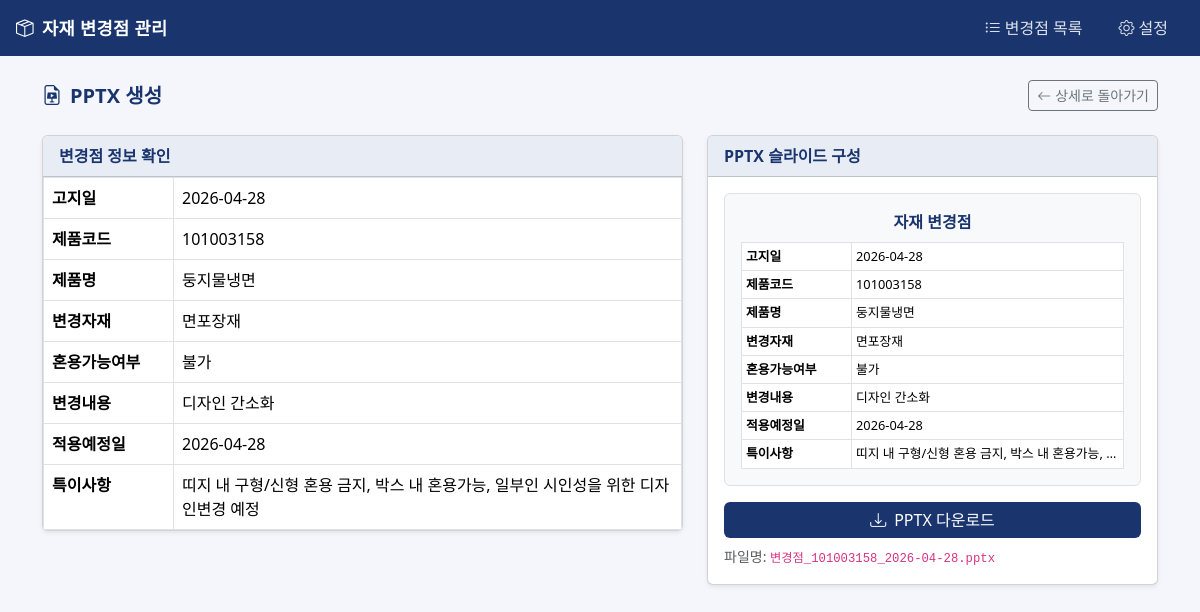
Page /pptx_view/2 (signed in) on the committed database.
### tables this page shows
CREATE TABLE changes (
                id               INTEGER PRIMARY KEY AUTOINCREMENT,
                notice_date      TEXT,
                product_code     TEXT,
                product_name     TEXT,
                changed_material TEXT,
                mixable          TEXT,
                change_content   TEXT,
                apply_date       TEXT,
                notes            TEXT,
                design_file      TEXT DEFAULT '',
                row_hash         TEXT UNIQUE
            );

### main.py (the view, shortened to what this page needs)
@app.route('/pptx_view/<int:cid>', methods=['GET', 'POST'])
def pptx_view(cid):
    change = get_change_by_id(cid)
    if not change:
        abort(404)
    pw_set = bool(get_setting('pptx_pw_hash'))
    if pw_set and not session.get('pptx_auth'):
        return render_template('pptx_tab.html', change=change,
                               need_auth=True, error=None)
    return render_template('pptx_tab.html', change=change, need_auth=False)

### database.py (called while the page is built)
def get_conn():
    conn = sqlite3.connect(DB_PATH)
    conn.row_factory = sqlite3.Row
    return conn

def get_change_by_id(cid):
    with get_conn() as conn:
        row = conn.execute('SELECT * FROM changes WHERE id = ?', (cid,)).fetchone()
    return dict(row) if row else None

def get_setting(key, default=''):
    with get_conn() as conn:
        row = conn.execute('SELECT value FROM settings WHERE key = ?', (key,)).fetchone()
    return row[0] if row else default

### templates/pptx_tab.html
{% extends "base.html" %}
{% block content %}
<div class="d-flex justify-content-between align-items-center mb-4">
  <h5 class="mb-0 fw-bold" style="color: var(--navy);">
    <i class="bi bi-file-earmark-slides me-2"></i>PPTX 생성
  </h5>
  <a href="/detail/{{ change.id }}" class="btn btn-outline-secondary btn-sm">
    <i class="bi bi-arrow-left me-1"></i>상세로 돌아가기
  </a>
</div>
{% if need_auth %}
<div class="row justify-content-center">
  <div class="col-md-4">
    <div class="card shadow">
      <div class="card-header card-header-navy text-center">
        <i class="bi bi-lock me-1"></i>PPTX 생성 권한 확인
      </div>
      <div class="card-body p-4">
        {% if error %}
        <div class="alert alert-danger py-2 small">{{ error }}</div>
        {% endif %}
        <form method="post">
          <div class="mb-3">
            <label class="form-label small fw-semibold">비밀번호</label>
            <input type="password" class="form-control" name="password"
                   autofocus placeholder="비밀번호를 입력하세요">
          </div>
          <button class="btn btn-navy w-100" type="submit">
            <i class="bi bi-unlock me-1"></i>확인
          </button>
        </form>
      </div>
    </div>
  </div>
</div>
{% else %}
<div class="row g-4">
  <div class="col-lg-7">
    <div class="card shadow-sm">
      <div class="card-header card-header-navy">변경점 정보 확인</div>
      <div class="card-body p-0">
        <table class="table table-bordered mb-0">
          <tbody>
            {% set fields = [
              ('notice_date',      '고지일'),
              ('product_code',     '제품코드'),
              ('product_name',     '제품명'),
              ('changed_material', '변경자재'),
              ('mixable',          '혼용가능여부'),
              ('change_content',   '변경내용'),
              ('apply_date',       '적용예정일'),
              ('notes',            '특이사항'),
            ] %}
            {% for key, label in fields %}
            <tr>
              <td class="label-cell" style="width: 130px;">{{ label }}</td>
              <td style="white-space: pre-wrap;">{{ change[key] or '-' }}</td>
            </tr>
            {% endfor %}
          </tbody>
        </table>
      </div>
    </div>
  </div>
  <div class="col-lg-5">
    <div class="card shadow-sm">
      <div class="card-header card-header-navy">PPTX 슬라이드 구성</div>
      <div class="card-body">
        <div class="border rounded p-3 mb-3" style="background:#f8f9fa; font-size:.85rem;">
          <div class="text-center fw-bold mb-2" style="color: var(--navy); font-size:1rem;">
            자재 변경점
          </div>
          <table class="table table-sm table-bordered mb-0" style="font-size:.8rem;">
            {% for key, label in [
              ('notice_date','고지일'), ('product_code','제품코드'),
              ('product_name','제품명'), ('changed_material','변경자재'),
              ('mixable','혼용가능여부'), ('change_content','변경내용'),
              ('apply_date','적용예정일'), ('notes','특이사항'),
            ] %}
            <tr>
              <td class="label-cell" style="width:110px;">{{ label }}</td>
              <td class="text-truncate" style="max-width:160px;">{{ change[key] or '-' }}</td>
            </tr>
            {% endfor %}
          </table>
        </div>
        <a href="/pptx_download/{{ change.id }}" class="btn btn-navy w-100">
          <i class="bi bi-download me-2"></i>PPTX 다운로드
        </a>
        <p class="text-muted small mt-2 mb-0">
          파일명: <code>변경점_{{ change.product_code }}_{{ change.notice_date }}.pptx</code>
        </p>
      </div>
    </div>
  </div>
</div>
{% endif %}
{% endblock %}

### templates/base.html (shortened to what this page needs)
<!DOCTYPE html>
<html lang="ko">
<head>
  <link href="https://cdn.jsdelivr.net/npm/bootstrap@5.3.2/dist/css/bootstrap.min.css" rel="stylesheet">
  <link href="https://cdn.jsdelivr.net/npm/bootstrap-icons@1.11.3/font/bootstrap-icons.css" rel="stylesheet">
</head>
<body>
  <nav class="navbar navbar-dark navbar-expand-lg px-3 mb-4">
    <a class="navbar-brand fw-bold" href="/"><i class="bi bi-box-seam me-2"></i>자재 변경점 관리</a>
    <div class="navbar-nav ms-auto d-flex flex-row gap-1">
      <a class="nav-link text-white px-3 py-2 {% if request.path == '/' %}active{% endif %}" href="/">
        <i class="bi bi-list-ul me-1"></i>변경점 목록
      </a>
      <a class="nav-link text-white px-3 py-2 {% if request.path == '/settings' %}active{% endif %}" href="/settings">
        <i class="bi bi-gear me-1"></i>설정
      </a>
    </div>
  </nav>
  <div class="container pb-5">
    {% block content %}{% endblock %}
  </div>
</body>
</html>

### templates/base.html (style rules this page uses)
:root { --navy: #1A356E; --navy-dark: #122551; --navy-light: #E8ECF5; }
body { background: #F4F6FB; }
.navbar { background-color: var(--navy) !important; }
.navbar-brand { font-size: 1.1rem; letter-spacing: .02em; }
.nav-link { opacity: .85; }
.btn-navy { background: var(--navy); color: #fff; border: none; }
.label-cell { background: var(--navy-light); font-weight: 600; color: var(--navy); white-space: nowrap; }
.card-header-navy { background: var(--navy-light); font-weight: 600; color: var(--navy); }

### rows in the picture
changes: notice_date "2026-04-28" "101003158" "둥지물냉면" "면포장재" "불가" "디자인 간소화" "2026-04-28" "띠지 내 구형/신형 혼용 금지, 박스 내 혼용가능, 일부인 시인성을 위한 디자인변경 예정", notice_date "2026-04-28" "101003158" "둥지물냉면" "면포장재" "불가" "디자인 간소화" "2026-04-28" "띠지 내 구형/신형 혼용 금지, 박스 내 혼용가능,…", product_code "101003158", notice_date "2026-04-28"

### other values in the picture
{{ label }} "고지일" "제품코드" "제품명" "변경자재" "혼용가능여부" "변경내용" "적용예정일" "특이사항"
